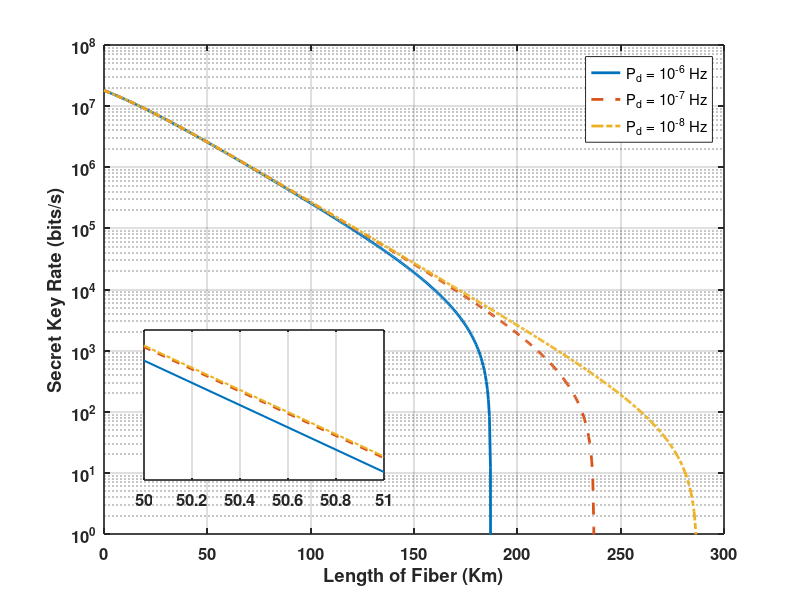

Write MATLAB code to recreate this figure.
clc; clear;
% parameters
mu = 0.5; % Mean Number of Photons/Pulse
alpha = 0.2; % Attenuation in fiber in dB/Km
delta_f = 1e3; % Linewidth in Hz
d_t = 1e-9; % 1/Bit rate
R_b = 1e9; % Bit Rate
L = 0:0.5:300; % Length of Fiber in Km
t_B = 0.5; % Transmittance of BS
loss_MZI = 1 * 10^(-0.2); % 2 dB loss in MZI
theta = 0; % Phase difference of two consecutive pulses
eta = 0.2; % Efficiency of Detector
t_d = 10e-9; % Dead Time in Detector
t_BSE = 0.8; % Transmittance of Eve's BS
f_decoy = 0.2; % Probability used to generate the decoy state
duty_cycle_TTL = 0.75; % Duty cycle of TTL pulses
f = 1.16;
% Different Dark Count Probability/Pulse 
P_d_values = [1e-6 1e-7 1e-8 ];
lines = {'-','--','-.'};
figure(1);
hold on;
for k = 1:length(P_d_values)
    P_d = P_d_values(k);
% Phase Noise at LASER
sigma = sqrt(2*pi*delta_f*d_t);
%Channel transmittance
eta_channel = 10.^(- alpha * L /10);
Photon_count_after_channel = mu * 10.^(- alpha * L /10) * R_b;
%% DATA LINE %%
% After Beam Splitter
Photon_count_after_BS = mu * 10.^(- alpha * L /10)* R_b * t_B;
% Photon Counts considering the SPD efficiency and dark count rate
Photon_count_after_D_d = Photon_count_after_BS .* eta + P_d .* R_b;
% Effective time difference between two consecutive pulses at data line
effective_time_difference_D_d = 1./(Photon_count_after_D_d) + t_d;
% Considering the Duty Cycle of TTL Pulses at D_d
effective_counts_D_d = ((1./effective_time_difference_D_d)).* duty_cycle_TTL;
%% MONITORING LINE%%
% After Beam Splitter
Photon_count_after_BS = mu * 10.^(- alpha * L /10)* R_b * (1-t_B);
% Photon Counts after MZI
Photon_Count_MZI_Upper = loss_MZI * mu * 10.^(- alpha * L /10)*  R_b * (1-t_B) * ((1+ 1*exp(-(sigma.^2)./2) * cos(theta))/2);
Photon_Count_MZI_Lower = loss_MZI * mu * 10.^(- alpha * L /10)*  R_b * (1-t_B) * ((1- 1*exp(-(sigma.^2)./2) * cos(theta))/2);
% No. of Photons reach at the SPDs
Photon_Count_before_SPD_0 = Photon_Count_MZI_Upper;
Photon_Count_before_SPD_1 = Photon_Count_MZI_Lower;
% Photon Couts considering the SPD efficiency and dark count rate
Photon_Count_after_SPD_0 = Photon_Count_before_SPD_0 * eta + P_d .* R_b;
Photon_Count_after_SPD_1 = Photon_Count_before_SPD_1 * eta + P_d .* R_b;
% Effective time difference between two consecutive pulses
effective_time_difference_SPD_0 = 1./(Photon_Count_after_SPD_0) + t_d;
effective_time_difference_SPD_1 = 1./(Photon_Count_after_SPD_1) + t_d;
% Considering the Duty Cycle of TTL Pulses
effective_counts_SPD_0 = ((1./effective_time_difference_SPD_0))* duty_cycle_TTL;
effective_counts_SPD_1 = ((1./effective_time_difference_SPD_1))* duty_cycle_TTL;
% Considering the Probability factor
total_counts_D_M1 = ((1./effective_time_difference_SPD_0))* duty_cycle_TTL * (2.*f_decoy + (1-f_decoy).^2./2);
total_counts_D_M2 = ((1./effective_time_difference_SPD_1))* duty_cycle_TTL * (2.*f_decoy + (1-f_decoy).^2./2);
% Visibility
V = (total_counts_D_M1 - total_counts_D_M2)./(total_counts_D_M1 + total_counts_D_M2);
% Quantum Bit Error Rate in percentage
Q_0 = (1 - V)./2;
Q = (1 - V).*100./2;
% No of counts after Sifting
R_s = effective_counts_D_d * (1 - f_decoy);
% Eve's Information
I_Eve =  mu .* 10.^(- 0.2*1/10) .* (1 -  t_BSE) + (1 - V) .*(1 + exp(-mu .* eta_channel)) ./(2*exp(-mu .* eta_channel));
% Shanon Entropy
H2 = @(x) -(x .* log2(x) + (1 - x) .* log2(1 - x));
H2 = @(x) real((x==0 | x==1).*0 + (x>0 & x<1).*H2(x));
% Secret key rate/s
R = R_s .* (1 - f .* H2(Q_0) - I_Eve);
R(R < 1e-10) = eps;  
  R_all(k,:) = R;
    %% Plot
    semilogy(L,R,'LineStyle',lines{k},'LineWidth',2,'DisplayName',['P_d = 10^{' num2str(log10(P_d)) '} Hz']);
    set(gca, 'YScale', 'log');
end

xlabel('Length of Fiber (Km)', 'FontSize', 16,'FontWeight', 'bold');
ylabel('Secret Key Rate (bits/s)' , 'FontSize', 16,'FontWeight', 'bold');
grid on;
legend('Location','northeast');
xlim([0 300]);
ylim([1e0 1e8]);
box on;
set(gca, 'FontSize', 12,'LineWidth', 1.2, 'FontWeight', 'bold');
hold off;
%% Inset Plot
ax_inset = axes('Position',[0.18 0.20 0.30 0.25]);
hold(ax_inset,'on');
for k = 1:length(P_d_values)
 semilogy(ax_inset, L, R_all(k,:),'LineStyle', lines{k},'LineWidth', 1.5);
 set(ax_inset, 'YScale', 'log');
end
xlim(ax_inset,[50 51]);
ylim(ax_inset,[2.45e6 2.60e6]);
grid(ax_inset,'on');
box(ax_inset,'on');
set(gca, 'FontSize', 12,'LineWidth', 1.2, 'FontWeight', 'bold');
hold off;
